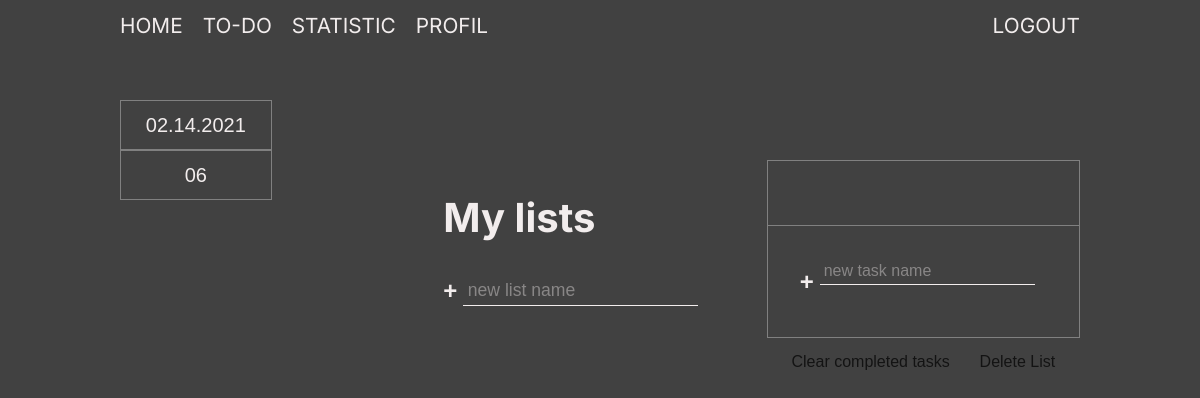
The app's page /applications/to_do (signed in), older data.
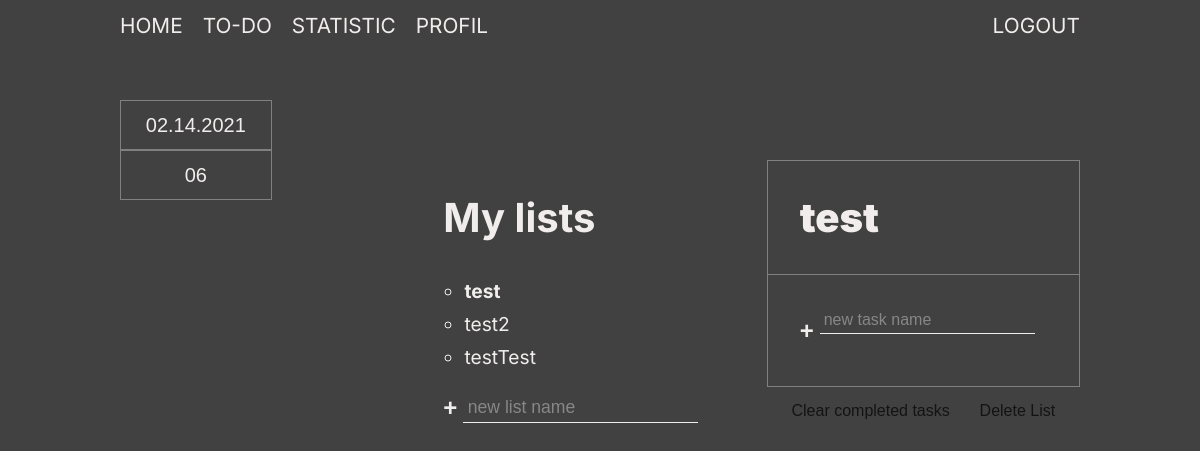
The same page, newer data.
### tables this page shows
CREATE TABLE `tasklists` (
  `listid` int(11) UNSIGNED NOT NULL,
  `userid` int(11) DEFAULT NULL,
  `listname` varchar(50) DEFAULT NULL,
  `status` int(11) DEFAULT '1' COMMENT '1. active 2. deleted'
);

### app/controllers/Applications.php (called while the page is built, shortened)
<?php
	class Applications extends Controller {
		public function __construct(){
			$this->applicationModel = $this->model('Application');
		}
		public function to_do(){
			$userId = $_SESSION['user_id'];
			$taskListOverview = $this->applicationModel->taskListOverview($userId);
			$data = [
				'title' => 'To-Do-List',
				'taskListOverview' => $taskListOverview,
			];
			$this->view('applications/to_do', $data);
		}
	}

### app/libraries/Core.php (called while the page is built, shortened)
<?php
class Core {
	protected $currentMethod = 'index';
	public function __construct(){
		$url = $this->getUrl();
		if (file_exists('../app/controllers/' . ucwords($url[0]). '.php')) {
			unset($url[0]);
		}
		$this->currentController = new $this->currentController;
		if (isset($url[1])) {
			if(method_exists($this->currentController, $url[1])){
				$this->currentMethod = $url[1];
				unset($url[1]);
			}
		}
		$this->params = $url ? array_values($url) : [];
		call_user_func_array([$this->currentController, $this->currentMethod], $this->params);
	}
	public function getUrl() {
		if (isset($_GET['url'])) {
		  	$url = rtrim($_GET['url'], '/');
		  	$url = filter_var($url, FILTER_SANITIZE_URL);
		  	$url = explode('/', $url);
		  	return $url;
		  }
	}
}

### public/index.php (called while the page is built, shortened)
<?php
	$init = New Core;

### app/libraries/Database.php (called while the page is built, shortened)
<?php
	class Database {
		private $host = DB_HOST;
		private $user = DB_USER;
		private $pass = DB_PASS;
		private $dbname = DB_NAME;
		private $dbh;
		private $stmt;
		public function __construct(){
			$dsn = 'mysql:host=' . $this->host . ';dbname=' . $this->dbname;
			$options = array(
				PDO::ATTR_PERSISTENT => true,
				PDO::ATTR_ERRMODE => PDO::ERRMODE_EXCEPTION
			);
			try {
				$this->dbh = new PDO($dsn, $this->user, $this->pass, $options);
			} catch (PDOException $e) {
				$this->error = $e->getMessage();
				echo $this->error;
			}
		}
		public function query($sql){
			$this->stmt = $this->dbh->prepare($sql);
		}
		public function bind($param, $value, $type = null){
			if(is_null($type)){
				switch (true) {
					default:
						$type = PDO::PARAM_STR;
				}
			}
			$this->stmt->bindValue($param, $value, $type);
		}
		public function execute(){
			return $this->stmt->execute();
		}
		public function resultSet(){
			$this->execute();
			return $this->stmt->fetchAll(PDO::FETCH_ASSOC);
		}
	}

### app/models/Application.php (called while the page is built, shortened)
<?php
class Application {
    private $db;
    public function __construct(){
        $this->db = new Database;
    }
    public function taskListOverview($userId) {
        $this->db->query('SELECT * FROM tasklists WHERE status = 1 AND userid = :userid');
        $this->db->bind(':userid', $userId);
        $results = $this->db->resultSet();
        return $results;
    }
}

### app/views/applications/to_do.php (the view, shortened to what this page needs)
<?php
require APPROOT . '/views/inc/header.php';
?>
<?php
require APPROOT . '/views/inc/navigation.php';
?>
<div class="grid">
    <div class="buttons">
        <button class="calendar-buttons date-button"></button>
        <button class="calendar-buttons week-button"></button>
    </div>
    <div class="all-tasks">
        <h2 class="task-list-title">My lists</h2>
        <div class="all-tasks-list">
            <ul class="task-list">
                <?php foreach($data['taskListOverview'] as $taskOverview) : ?>
                <li class="list-name" data-listid="<?php echo $taskOverview['listid'] ?>"><?php echo $taskOverview['listname']?></li>
                <?php endforeach; ?>
            </ul>
        </div>
        <form action="">
            <input id="new-list-input" type="text" class="new list" placeholder="new list name"
                aria-label="new list name">
            <button id="new-list-btn" class="btn create" data-userid="<?php echo $_SESSION['user_id']?>" aria-label="create new list">+</button>
        </form>
    </div>
    <div class="todo-list">
        <div class="todo-header">
            <h2 class="list-title"></h2>
        </div>
        <div class="todo-body">
            <div class="new-task-creator">
                <form action="">
                    <input id="new-task-input" type="text" class="new task" placeholder="new task name"
                        aria-label="new task name">
                    <button id="new-task-btn" class="btn create" data-userid="<?php echo $_SESSION['user_id']?>" aria-label="create new task">+</button>
                </form>
            </div>
            <div class="delete-stuff">
                <button class="btn delete">Clear completed tasks</button>
                <button id="delete-btn" class="btn delete">Delete List</button>
            </div>
        </div>
    </div>
</div>
<?php require APPROOT . '/views/inc/footer.php'; ?>

### app/libraries/Controller.php (shortened to what this page needs)
<?php
class Controller {
	public function model($model){
		return new $model();
	}
	public function view($view, $data = []){
		if (file_exists('../app/views/' . $view . '.php')) {
			require_once '../app/views/' . $view . '.php';
		} else {
			die('View does not exist');
		}
	}
}

### app/views/inc/header.php (shortened to what this page needs)
<!DOCTYPE html>
<html lang="en">
<head>
	<link rel="stylesheet" type="text/css" href="<?php echo URLROOT; ?>/css/style.css">
</head>
<body>

### app/views/inc/navigation.php
<nav>
    <ul>
    <li ><a href="<?php echo URLROOT; ?>/pages/index">Home</a></li>
    <li><a class="disabled" href="<?php echo URLROOT; ?>/applications/to_do">To-Do</a></li>
    <li><a class="disabled" href="<?php echo URLROOT; ?>/applications/statistic">Statistic</a></li>
    <li><a class="disabled" href="<?php echo URLROOT; ?>/users/profile">Profil</a></li>
    <?php if (isset($_SESSION['user_id'])) { ?>
    <li><a id="btn-lo" class="active" href="<?php echo URLROOT; ?>/pages/index">Logout</a></li>
    <?php } else { ?>
    <li><a href="<?php echo URLROOT; ?>/users/login">Login</a></li>
    <?php } ?>
    </ul>
</nav>

### app/views/inc/footer.php (shortened to what this page needs)
</body>
</html>

Row changes from the older to the newer data that the page shows:
added tasklists: listname "test"
added tasklists: listname "test2"
added tasklists: listname "testTest"
